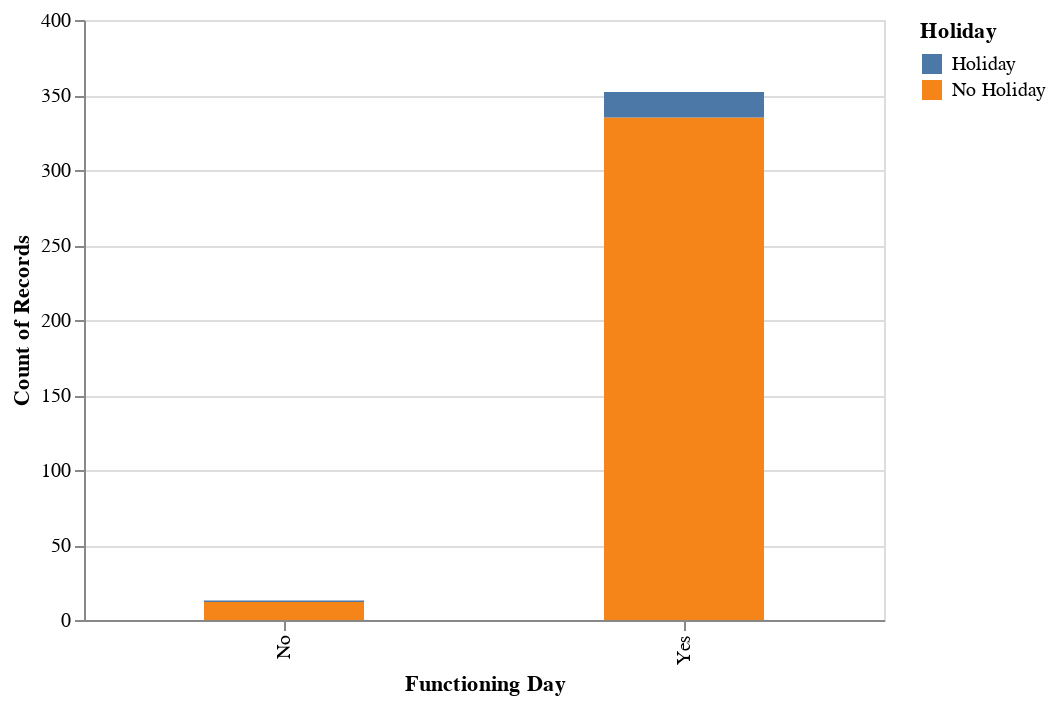

The code cell stored with this chart in its notebook:
### Markdown cell above
No function day集中出现在春秋。

### Code cell
chart_holiday = alt.Chart(day_bike).mark_bar().encode(
    alt.X("Functioning Day"),
    alt.Y("count()"),
    color="Holiday",
    size=alt.Size(value=80)  
).properties(
    width = 400,
)
chart_holiday

### Figure 1 — Vega specification as saved in the notebook (floating-point values rounded to 4 significant figures)
{"$schema": "https://vega.github.io/schema/vega/v5.json", "data": [{"name": "data-2872ef6c8eaac11116d9ee9ace76a1e3"}, {"name": "data_0", "values": [{"Functioning Day": "Yes", "Holiday": "No Holiday", "__count": 335, "__count_end": 335.0, "__count_start": 0.0}, {"Functioning Day": "Yes", "Holiday": "Holiday", "__count": 17, "__count_end": 352.0, "__count_start": 335.0}, {"Functioning Day": "No", "Holiday": "No Holiday", "__count": 12, "__count_end": 12.0, "__count_start": 0.0}, {"Functioning Day": "No", "Holiday": "Holiday", "__count": 1, "__count_end": 13.0, "__count_start": 12.0}]}, {"name": "data_0_x_domain_Functioning Day", "values": [{"Functioning Day": "Yes"}, {"Functioning Day": "No"}]}, {"name": "data_0_color_domain_Holiday", "values": [{"Holiday": "No Holiday"}, {"Holiday": "Holiday"}]}], "marks": [{"type": "rect", "name": "marks", "from": {"data": "data_0"}, "encode": {"update": {"ariaRoleDescription": {"value": "bar"}, "y2": {"field": "__count_start", "scale": "y"}, "description": {"signal": "\"Functioning Day: \" + (isValid(datum[\"Functioning Day\"]) ? datum[\"Functioning Day\"] : \"\"+datum[\"Functioning Day\"]) + \"; Count of Records: \" + (format(datum[\"__count\"], \"\")) + \"; Holiday: \" + (isValid(datum[\"Holiday\"]) ? datum[\"Holiday\"] : \"\"+datum[\"Holiday\"])"}, "xc": {"field": "Functioning Day", "scale": "x", "band": 0.5}, "width": {"value": 80}, "y": {"field": "__count_end", "scale": "y"}, "fill": {"field": "Holiday", "scale": "color"}}}, "style": ["bar"]}], "scales": [{"name": "x", "type": "band", "domain": {"data": "data_0_x_domain_Functioning Day", "field": "Functioning Day", "sort": true}, "range": [0, {"signal": "width"}], "paddingOuter": 0.05, "paddingInner": 0.1}, {"name": "y", "type": "linear", "domain": {"data": "data_0", "fields": ["__count_start", "__count_end"]}, "range": [{"signal": "height"}, 0], "zero": true, "nice": true}, {"name": "color", "type": "ordinal", "domain": {"data": "data_0_color_domain_Holiday", "field": "Holiday", "sort": true}, "range": "category"}], "axes": [{"scale": "y", "aria": false, "domain": false, "ticks": false, "zindex": 0, "orient": "left", "minExtent": 0, "maxExtent": 0, "gridScale": "x", "grid": true, "tickCount": {"signal": "ceil(height/40)"}, "labels": false}, {"scale": "x", "title": "Functioning Day", "labelBaseline": "middle", "zindex": 0, "orient": "bottom", "labelAngle": 270, "labelAlign": "right", "grid": false}, {"scale": "y", "zindex": 0, "labelOverlap": true, "grid": false, "tickCount": {"signal": "ceil(height/40)"}, "title": "Count of Records", "orient": "left"}], "padding": 5, "style": "cell", "background": "white", "legends": [{"fill": "color", "symbolType": "square", "title": "Holiday"}], "height": 300, "width": 400}
